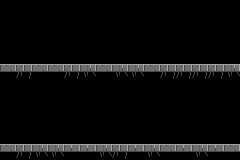

The image is a tile-based game level rendered from a .tmx file. Its description and complete source (layers, tilesets, objects, tile grids) follow:
An orthogonal 15x10 tile map with 16x16 px tiles, 1 tile layer (Tile Layer 1).

<map version="1.0" orientation="orthogonal" renderorder="right-down" width="15" height="10" tilewidth="16" tileheight="16" nextobjectid="1">
 <tileset firstgid="1" name="tileset" tilewidth="16" tileheight="16">
  <image source="../images/tileset.png" width="128" height="112" />
 </tileset>
 <layer name="Tile Layer 1" width="15" height="10">
  <data encoding="csv">
0,0,0,0,54,0,0,0,0,0,0,0,0,0,0,
0,0,0,0,54,0,0,0,0,0,0,0,0,0,0,
0,0,0,0,54,0,0,0,0,0,0,0,0,0,0,
0,0,0,0,54,0,0,0,0,0,0,0,0,0,0,
42,39,42,42,39,40,42,40,40,42,39,39,39,39,40,
0,0,0,0,0,0,0,0,0,0,55,0,0,0,0,
0,0,0,0,0,0,0,0,0,0,55,0,0,0,0,
0,0,0,0,0,0,0,0,0,0,55,0,0,0,0,
0,0,0,0,0,0,0,0,0,0,55,0,0,0,0,
42,39,40,40,41,41,40,39,41,40,42,41,40,41,42
</data>
 </layer>
</map>
